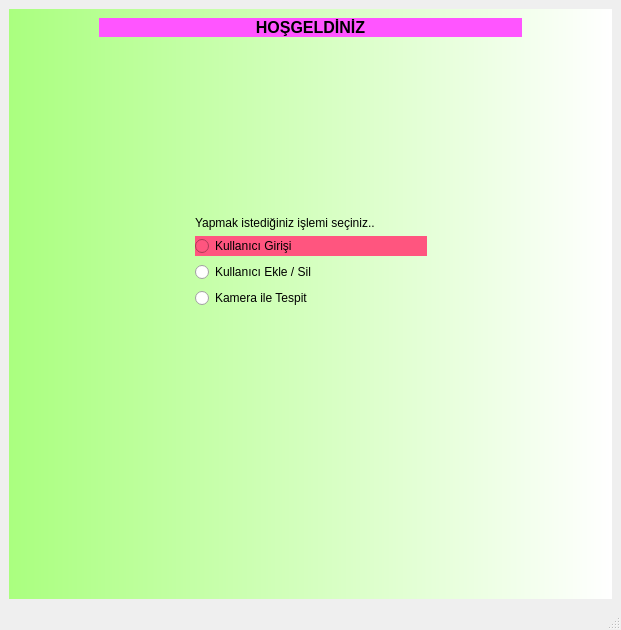
<?xml version="1.0" encoding="UTF-8"?>
<ui version="4.0">
 <class>MainWindow</class>
 <widget class="QMainWindow" name="MainWindow">
  <property name="geometry">
   <rect>
    <x>0</x>
    <y>0</y>
    <width>621</width>
    <height>630</height>
   </rect>
  </property>
  <property name="windowTitle">
   <string>MainWindow</string>
  </property>
  <widget class="QWidget" name="centralwidget">
   <layout class="QGridLayout" name="gridLayout">
    <item row="0" column="0">
     <widget class="QStackedWidget" name="stackedWidget">
      <property name="currentIndex">
       <number>0</number>
      </property>
      <widget class="QWidget" name="pageAnaSayfa">
       <property name="styleSheet">
        <string notr="true">#pageAnaSayfa{
	background-color: qlineargradient(spread:pad, x1:0, y1:0, x2:1, y2:0, stop:0 rgba(170, 255, 127, 255), stop:1 rgba(255, 255, 255, 255));
}</string>
       </property>
       <layout class="QGridLayout" name="gridLayout_2">
        <item row="1" column="4">
         <spacer name="horizontalSpacer">
          <property name="orientation">
           <enum>Qt::Horizontal</enum>
          </property>
          <property name="sizeHint" stdset="0">
           <size>
            <width>40</width>
            <height>20</height>
           </size>
          </property>
         </spacer>
        </item>
        <item row="1" column="1">
         <spacer name="horizontalSpacer_2">
          <property name="orientation">
           <enum>Qt::Horizontal</enum>
          </property>
          <property name="sizeHint" stdset="0">
           <size>
            <width>40</width>
            <height>20</height>
           </size>
          </property>
         </spacer>
        </item>
        <item row="1" column="0">
         <spacer name="horizontalSpacer_3">
          <property name="orientation">
           <enum>Qt::Horizontal</enum>
          </property>
          <property name="sizeHint" stdset="0">
           <size>
            <width>40</width>
            <height>20</height>
           </size>
          </property>
         </spacer>
        </item>
        <item row="7" column="2">
         <spacer name="verticalSpacer_2">
          <property name="orientation">
           <enum>Qt::Vertical</enum>
          </property>
          <property name="sizeHint" stdset="0">
           <size>
            <width>20</width>
            <height>40</height>
           </size>
          </property>
         </spacer>
        </item>
        <item row="1" column="2">
         <widget class="QWidget" name="widget" native="true">
          <property name="sizePolicy">
           <sizepolicy hsizetype="Expanding" vsizetype="Expanding">
            <horstretch>0</horstretch>
            <verstretch>0</verstretch>
           </sizepolicy>
          </property>
          <property name="minimumSize">
           <size>
            <width>250</width>
            <height>250</height>
           </size>
          </property>
          <layout class="QVBoxLayout" name="verticalLayout">
           <item>
            <spacer name="verticalSpacer">
             <property name="orientation">
              <enum>Qt::Vertical</enum>
             </property>
             <property name="sizeHint" stdset="0">
              <size>
               <width>20</width>
               <height>40</height>
              </size>
             </property>
            </spacer>
           </item>
           <item>
            <widget class="QLabel" name="label_3">
             <property name="text">
              <string>Yapmak istediğiniz işlemi seçiniz..</string>
             </property>
            </widget>
           </item>
           <item>
            <widget class="QRadioButton" name="radioButtonGiris">
             <property name="sizePolicy">
              <sizepolicy hsizetype="Expanding" vsizetype="Fixed">
               <horstretch>0</horstretch>
               <verstretch>0</verstretch>
              </sizepolicy>
             </property>
             <property name="styleSheet">
              <string notr="true">background-color: rgb(255, 85, 127);</string>
             </property>
             <property name="text">
              <string>Kullanıcı Girişi</string>
             </property>
            </widget>
           </item>
           <item>
            <widget class="QRadioButton" name="radioButtonEkle">
             <property name="text">
              <string>Kullanıcı Ekle / Sil</string>
             </property>
            </widget>
           </item>
           <item>
            <widget class="QRadioButton" name="radioButtonKamera">
             <property name="text">
              <string>Kamera ile Tespit</string>
             </property>
            </widget>
           </item>
          </layout>
         </widget>
        </item>
        <item row="1" column="3">
         <spacer name="horizontalSpacer_4">
          <property name="orientation">
           <enum>Qt::Horizontal</enum>
          </property>
          <property name="sizeHint" stdset="0">
           <size>
            <width>40</width>
            <height>20</height>
           </size>
          </property>
         </spacer>
        </item>
        <item row="0" column="1" colspan="3">
         <widget class="QLabel" name="labelBaslikGiris_2">
          <property name="sizePolicy">
           <sizepolicy hsizetype="Expanding" vsizetype="Preferred">
            <horstretch>0</horstretch>
            <verstretch>0</verstretch>
           </sizepolicy>
          </property>
          <property name="font">
           <font>
            <pointsize>12</pointsize>
            <weight>75</weight>
            <bold>true</bold>
           </font>
          </property>
          <property name="styleSheet">
           <string notr="true">background-color: rgb(255, 85, 255);</string>
          </property>
          <property name="text">
           <string>HOŞGELDİNİZ</string>
          </property>
          <property name="alignment">
           <set>Qt::AlignCenter</set>
          </property>
         </widget>
        </item>
       </layout>
      </widget>
      <widget class="QWidget" name="pageKullaniciGirisi">
       <property name="styleSheet">
        <string notr="true">#pageKullaniciGirisi{
	background-color: qlineargradient(spread:pad, x1:0, y1:0, x2:1, y2:0, stop:0 rgba(170, 255, 255, 255), stop:1 rgba(255, 255, 255, 255));
}</string>
       </property>
       <layout class="QGridLayout" name="gridLayout_4">
        <item row="1" column="1">
         <widget class="QWidget" name="widget_2" native="true">
          <layout class="QGridLayout" name="gridLayout_3">
           <item row="0" column="0">
            <widget class="QWidget" name="widget_3" native="true">
             <layout class="QGridLayout" name="gridLayout_8">
              <item row="1" column="3">
               <spacer name="horizontalSpacer_6">
                <property name="orientation">
                 <enum>Qt::Horizontal</enum>
                </property>
                <property name="sizeHint" stdset="0">
                 <size>
                  <width>40</width>
                  <height>20</height>
                 </size>
                </property>
               </spacer>
              </item>
              <item row="0" column="0">
               <spacer name="horizontalSpacer_5">
                <property name="orientation">
                 <enum>Qt::Horizontal</enum>
                </property>
                <property name="sizeHint" stdset="0">
                 <size>
                  <width>40</width>
                  <height>20</height>
                 </size>
                </property>
               </spacer>
              </item>
              <item row="0" column="1">
               <widget class="QLabel" name="label">
                <property name="text">
                 <string>Kullanıcı Adı : </string>
                </property>
               </widget>
              </item>
              <item row="1" column="1">
               <widget class="QLabel" name="label_2">
                <property name="text">
                 <string>Kullanıcı Parola : </string>
                </property>
               </widget>
              </item>
              <item row="0" column="2">
               <widget class="QLineEdit" name="lineEditKullaniciAd"/>
              </item>
              <item row="1" column="2">
               <widget class="QLineEdit" name="lineEditKullaniciParola">
                <property name="maximumSize">
                 <size>
                  <width>16777215</width>
                  <height>30</height>
                 </size>
                </property>
               </widget>
              </item>
             </layout>
            </widget>
           </item>
           <item row="3" column="0">
            <layout class="QHBoxLayout" name="horizontalLayoutBilgi">
             <item>
              <spacer name="horizontalSpacer_8">
               <property name="orientation">
                <enum>Qt::Horizontal</enum>
               </property>
               <property name="sizeHint" stdset="0">
                <size>
                 <width>40</width>
                 <height>20</height>
                </size>
               </property>
              </spacer>
             </item>
             <item>
              <widget class="QPushButton" name="pushButtonGiris">
               <property name="text">
                <string>GİRİŞ</string>
               </property>
              </widget>
             </item>
             <item>
              <widget class="QPushButton" name="pushButtonTemizleG">
               <property name="text">
                <string>TEMİZLE</string>
               </property>
              </widget>
             </item>
             <item>
              <spacer name="horizontalSpacer_11">
               <property name="orientation">
                <enum>Qt::Horizontal</enum>
               </property>
               <property name="sizeHint" stdset="0">
                <size>
                 <width>40</width>
                 <height>20</height>
                </size>
               </property>
              </spacer>
             </item>
            </layout>
           </item>
          </layout>
         </widget>
        </item>
        <item row="3" column="2">
         <spacer name="horizontalSpacer_9">
          <property name="orientation">
           <enum>Qt::Horizontal</enum>
          </property>
          <property name="sizeHint" stdset="0">
           <size>
            <width>40</width>
            <height>20</height>
           </size>
          </property>
         </spacer>
        </item>
        <item row="5" column="1">
         <spacer name="verticalSpacer_3">
          <property name="orientation">
           <enum>Qt::Vertical</enum>
          </property>
          <property name="sizeHint" stdset="0">
           <size>
            <width>20</width>
            <height>40</height>
           </size>
          </property>
         </spacer>
        </item>
        <item row="3" column="1">
         <widget class="QRadioButton" name="radioButtonAnaSayfaG">
          <property name="text">
           <string>Ana Sayfaya Dönmek için Seçiniz</string>
          </property>
         </widget>
        </item>
        <item row="2" column="1">
         <spacer name="verticalSpacer_4">
          <property name="orientation">
           <enum>Qt::Vertical</enum>
          </property>
          <property name="sizeType">
           <enum>QSizePolicy::Preferred</enum>
          </property>
          <property name="sizeHint" stdset="0">
           <size>
            <width>20</width>
            <height>60</height>
           </size>
          </property>
         </spacer>
        </item>
        <item row="1" column="0">
         <spacer name="horizontalSpacer_7">
          <property name="orientation">
           <enum>Qt::Horizontal</enum>
          </property>
          <property name="sizeHint" stdset="0">
           <size>
            <width>40</width>
            <height>20</height>
           </size>
          </property>
         </spacer>
        </item>
        <item row="0" column="1">
         <widget class="QLabel" name="labelBaslikGiris">
          <property name="sizePolicy">
           <sizepolicy hsizetype="Preferred" vsizetype="Minimum">
            <horstretch>0</horstretch>
            <verstretch>0</verstretch>
           </sizepolicy>
          </property>
          <property name="maximumSize">
           <size>
            <width>16777215</width>
            <height>40</height>
           </size>
          </property>
          <property name="text">
           <string>Kullanıcı Giriş Sayfası</string>
          </property>
          <property name="alignment">
           <set>Qt::AlignCenter</set>
          </property>
         </widget>
        </item>
        <item row="4" column="1">
         <widget class="QLabel" name="labelGiris">
          <property name="text">
           <string>Giriş Durumu </string>
          </property>
         </widget>
        </item>
       </layout>
      </widget>
      <widget class="QWidget" name="pageEkleSil">
       <property name="styleSheet">
        <string notr="true">#pageEkleSil{
	background-color: qlineargradient(spread:pad, x1:0, y1:0, x2:1, y2:0, stop:0 rgba(202, 138, 255, 255), stop:1 rgba(255, 255, 255, 255));
}</string>
       </property>
       <layout class="QGridLayout" name="gridLayout_9">
        <item row="0" column="0">
         <widget class="QLabel" name="labelBaslikEkleSil">
          <property name="text">
           <string>Kullanıcı Ekle/Sil Sayfası</string>
          </property>
          <property name="alignment">
           <set>Qt::AlignCenter</set>
          </property>
         </widget>
        </item>
        <item row="1" column="0">
         <widget class="QTabWidget" name="tabWidgetEkleSil">
          <property name="styleSheet">
           <string notr="true">background-color: rgba(255, 255, 255,0);</string>
          </property>
          <property name="currentIndex">
           <number>0</number>
          </property>
          <widget class="QWidget" name="tabEkle">
           <property name="styleSheet">
            <string notr="true">background-color: rgba(255, 255, 255,0);</string>
           </property>
           <attribute name="title">
            <string>Kullanıcı Ekle</string>
           </attribute>
           <layout class="QGridLayout" name="gridLayout_10">
            <item row="0" column="3">
             <widget class="QLineEdit" name="lineEdit">
              <property name="text">
               <string>Kullanıcı Ekle</string>
              </property>
             </widget>
            </item>
            <item row="1" column="2">
             <widget class="QTextEdit" name="textEditKullaniciAdE">
              <property name="maximumSize">
               <size>
                <width>16777215</width>
                <height>25</height>
               </size>
              </property>
              <property name="html">
               <string>&lt;!DOCTYPE HTML PUBLIC &quot;-//W3C//DTD HTML 4.0//EN&quot; &quot;http://www.w3.org/TR/REC-html40/strict.dtd&quot;&gt;
&lt;html&gt;&lt;head&gt;&lt;meta name=&quot;qrichtext&quot; content=&quot;1&quot; /&gt;&lt;style type=&quot;text/css&quot;&gt;
p, li { white-space: pre-wrap; }
&lt;/style&gt;&lt;/head&gt;&lt;body style=&quot; font-family:'MS Shell Dlg 2'; font-size:7.8pt; font-weight:400; font-style:normal;&quot;&gt;
&lt;p style=&quot; margin-top:0px; margin-bottom:0px; margin-left:0px; margin-right:0px; -qt-block-indent:0; text-indent:0px;&quot;&gt;&lt;span style=&quot; font-weight:600;&quot;&gt;Kullanıcı Adı : &lt;/span&gt;&lt;/p&gt;&lt;/body&gt;&lt;/html&gt;</string>
              </property>
             </widget>
            </item>
            <item row="8" column="2">
             <spacer name="verticalSpacer_5">
              <property name="orientation">
               <enum>Qt::Vertical</enum>
              </property>
              <property name="sizeHint" stdset="0">
               <size>
                <width>20</width>
                <height>40</height>
               </size>
              </property>
             </spacer>
            </item>
            <item row="2" column="3" colspan="2">
             <widget class="QLineEdit" name="lineEditKullaniciParolaE"/>
            </item>
            <item row="9" column="2" colspan="3">
             <widget class="QRadioButton" name="radioButtonAnaSayfaE">
              <property name="sizePolicy">
               <sizepolicy hsizetype="Minimum" vsizetype="Fixed">
                <horstretch>0</horstretch>
                <verstretch>0</verstretch>
               </sizepolicy>
              </property>
              <property name="text">
               <string>Ana Sayfaya Dönmek için Seçiniz</string>
              </property>
             </widget>
            </item>
            <item row="4" column="2">
             <spacer name="verticalSpacer_7">
              <property name="orientation">
               <enum>Qt::Vertical</enum>
              </property>
              <property name="sizeHint" stdset="0">
               <size>
                <width>20</width>
                <height>60</height>
               </size>
              </property>
             </spacer>
            </item>
            <item row="5" column="3" colspan="2">
             <widget class="QCheckBox" name="checkBoxKayitOnay">
              <property name="text">
               <string>Girdiğim bilgileri onaylıyorum</string>
              </property>
             </widget>
            </item>
            <item row="2" column="2">
             <widget class="QTextEdit" name="textEditParolaE">
              <property name="maximumSize">
               <size>
                <width>16777215</width>
                <height>25</height>
               </size>
              </property>
              <property name="html">
               <string>&lt;!DOCTYPE HTML PUBLIC &quot;-//W3C//DTD HTML 4.0//EN&quot; &quot;http://www.w3.org/TR/REC-html40/strict.dtd&quot;&gt;
&lt;html&gt;&lt;head&gt;&lt;meta name=&quot;qrichtext&quot; content=&quot;1&quot; /&gt;&lt;style type=&quot;text/css&quot;&gt;
p, li { white-space: pre-wrap; }
&lt;/style&gt;&lt;/head&gt;&lt;body style=&quot; font-family:'MS Shell Dlg 2'; font-size:7.8pt; font-weight:400; font-style:normal;&quot;&gt;
&lt;p style=&quot; margin-top:0px; margin-bottom:0px; margin-left:0px; margin-right:0px; -qt-block-indent:0; text-indent:0px;&quot;&gt;&lt;span style=&quot; font-weight:600;&quot;&gt;Kullanıcı Parola : &lt;/span&gt;&lt;/p&gt;&lt;/body&gt;&lt;/html&gt;</string>
              </property>
             </widget>
            </item>
            <item row="3" column="5">
             <spacer name="horizontalSpacer_15">
              <property name="orientation">
               <enum>Qt::Horizontal</enum>
              </property>
              <property name="sizeHint" stdset="0">
               <size>
                <width>80</width>
                <height>20</height>
               </size>
              </property>
             </spacer>
            </item>
            <item row="3" column="3">
             <widget class="QLineEdit" name="lineEditSehir">
              <property name="maximumSize">
               <size>
                <width>200</width>
                <height>16777215</height>
               </size>
              </property>
             </widget>
            </item>
            <item row="1" column="3" colspan="2">
             <widget class="QLineEdit" name="lineEditKullaniciAdE"/>
            </item>
            <item row="3" column="2">
             <widget class="QTextEdit" name="textEditSehir">
              <property name="maximumSize">
               <size>
                <width>16777215</width>
                <height>25</height>
               </size>
              </property>
              <property name="html">
               <string>&lt;!DOCTYPE HTML PUBLIC &quot;-//W3C//DTD HTML 4.0//EN&quot; &quot;http://www.w3.org/TR/REC-html40/strict.dtd&quot;&gt;
&lt;html&gt;&lt;head&gt;&lt;meta name=&quot;qrichtext&quot; content=&quot;1&quot; /&gt;&lt;style type=&quot;text/css&quot;&gt;
p, li { white-space: pre-wrap; }
&lt;/style&gt;&lt;/head&gt;&lt;body style=&quot; font-family:'MS Shell Dlg 2'; font-size:7.8pt; font-weight:400; font-style:normal;&quot;&gt;
&lt;p style=&quot; margin-top:0px; margin-bottom:0px; margin-left:0px; margin-right:0px; -qt-block-indent:0; text-indent:0px;&quot;&gt;&lt;span style=&quot; font-weight:600;&quot;&gt;Kayıtı İl : &lt;/span&gt;&lt;/p&gt;&lt;/body&gt;&lt;/html&gt;</string>
              </property>
             </widget>
            </item>
            <item row="7" column="0">
             <spacer name="horizontalSpacer_17">
              <property name="orientation">
               <enum>Qt::Horizontal</enum>
              </property>
              <property name="sizeHint" stdset="0">
               <size>
                <width>40</width>
                <height>20</height>
               </size>
              </property>
             </spacer>
            </item>
            <item row="7" column="2" colspan="3">
             <layout class="QHBoxLayout" name="horizontalLayoutKontrol_10">
              <item>
               <spacer name="horizontalSpacer_25">
                <property name="orientation">
                 <enum>Qt::Horizontal</enum>
                </property>
                <property name="sizeHint" stdset="0">
                 <size>
                  <width>40</width>
                  <height>20</height>
                 </size>
                </property>
               </spacer>
              </item>
              <item>
               <widget class="QPushButton" name="pushButtonKayit">
                <property name="text">
                 <string>KAYIT OL</string>
                </property>
               </widget>
              </item>
              <item>
               <widget class="QPushButton" name="pushButtonTemizleE">
                <property name="text">
                 <string>TEMİZLE</string>
                </property>
               </widget>
              </item>
              <item>
               <spacer name="horizontalSpacer_26">
                <property name="orientation">
                 <enum>Qt::Horizontal</enum>
                </property>
                <property name="sizeHint" stdset="0">
                 <size>
                  <width>40</width>
                  <height>20</height>
                 </size>
                </property>
               </spacer>
              </item>
             </layout>
            </item>
            <item row="5" column="2">
             <widget class="QLabel" name="labelEkle">
              <property name="minimumSize">
               <size>
                <width>0</width>
                <height>0</height>
               </size>
              </property>
              <property name="styleSheet">
               <string notr="true">color: rgb(255, 0, 0);</string>
              </property>
              <property name="text">
               <string>Karşılaştırma Sonucu</string>
              </property>
             </widget>
            </item>
            <item row="3" column="4">
             <widget class="QComboBox" name="comboBoxSehir"/>
            </item>
            <item row="2" column="0">
             <spacer name="horizontalSpacer_18">
              <property name="orientation">
               <enum>Qt::Horizontal</enum>
              </property>
              <property name="sizeHint" stdset="0">
               <size>
                <width>80</width>
                <height>0</height>
               </size>
              </property>
             </spacer>
            </item>
           </layout>
          </widget>
          <widget class="QWidget" name="tabSil">
           <property name="styleSheet">
            <string notr="true">background-color: rgba(255, 255, 255,0);</string>
           </property>
           <attribute name="title">
            <string>Kullanıcı Sil</string>
           </attribute>
           <layout class="QGridLayout" name="gridLayout_11">
            <item row="1" column="1">
             <widget class="QTextEdit" name="textEditKullaniciAdS">
              <property name="maximumSize">
               <size>
                <width>16777215</width>
                <height>25</height>
               </size>
              </property>
              <property name="html">
               <string>&lt;!DOCTYPE HTML PUBLIC &quot;-//W3C//DTD HTML 4.0//EN&quot; &quot;http://www.w3.org/TR/REC-html40/strict.dtd&quot;&gt;
&lt;html&gt;&lt;head&gt;&lt;meta name=&quot;qrichtext&quot; content=&quot;1&quot; /&gt;&lt;style type=&quot;text/css&quot;&gt;
p, li { white-space: pre-wrap; }
&lt;/style&gt;&lt;/head&gt;&lt;body style=&quot; font-family:'MS Shell Dlg 2'; font-size:7.8pt; font-weight:400; font-style:normal;&quot;&gt;
&lt;p style=&quot; margin-top:0px; margin-bottom:0px; margin-left:0px; margin-right:0px; -qt-block-indent:0; text-indent:0px;&quot;&gt;&lt;span style=&quot; font-weight:600;&quot;&gt;Kullanıcı Adı : &lt;/span&gt;&lt;/p&gt;&lt;/body&gt;&lt;/html&gt;</string>
              </property>
             </widget>
            </item>
            <item row="2" column="2">
             <widget class="QLineEdit" name="lineEditKullaniciParolaS"/>
            </item>
            <item row="0" column="2">
             <widget class="QLineEdit" name="lineEdit_2">
              <property name="text">
               <string>Kullanıcı Sil</string>
              </property>
             </widget>
            </item>
            <item row="2" column="0">
             <spacer name="horizontalSpacer_12">
              <property name="orientation">
               <enum>Qt::Horizontal</enum>
              </property>
              <property name="sizeHint" stdset="0">
               <size>
                <width>100</width>
                <height>20</height>
               </size>
              </property>
             </spacer>
            </item>
            <item row="2" column="3">
             <spacer name="horizontalSpacer_10">
              <property name="orientation">
               <enum>Qt::Horizontal</enum>
              </property>
              <property name="sizeHint" stdset="0">
               <size>
                <width>40</width>
                <height>20</height>
               </size>
              </property>
             </spacer>
            </item>
            <item row="2" column="1">
             <widget class="QTextEdit" name="textEditParolaS">
              <property name="maximumSize">
               <size>
                <width>16777215</width>
                <height>25</height>
               </size>
              </property>
              <property name="html">
               <string>&lt;!DOCTYPE HTML PUBLIC &quot;-//W3C//DTD HTML 4.0//EN&quot; &quot;http://www.w3.org/TR/REC-html40/strict.dtd&quot;&gt;
&lt;html&gt;&lt;head&gt;&lt;meta name=&quot;qrichtext&quot; content=&quot;1&quot; /&gt;&lt;style type=&quot;text/css&quot;&gt;
p, li { white-space: pre-wrap; }
&lt;/style&gt;&lt;/head&gt;&lt;body style=&quot; font-family:'MS Shell Dlg 2'; font-size:7.8pt; font-weight:400; font-style:normal;&quot;&gt;
&lt;p style=&quot; margin-top:0px; margin-bottom:0px; margin-left:0px; margin-right:0px; -qt-block-indent:0; text-indent:0px;&quot;&gt;&lt;span style=&quot; font-weight:600;&quot;&gt;Kullanıcı Parola : &lt;/span&gt;&lt;/p&gt;&lt;/body&gt;&lt;/html&gt;</string>
              </property>
             </widget>
            </item>
            <item row="4" column="1">
             <widget class="QLabel" name="labelSil">
              <property name="styleSheet">
               <string notr="true">color: rgb(255, 0, 0);</string>
              </property>
              <property name="text">
               <string>Karşılaştırma Sonucu</string>
              </property>
             </widget>
            </item>
            <item row="7" column="1">
             <spacer name="verticalSpacer_6">
              <property name="orientation">
               <enum>Qt::Vertical</enum>
              </property>
              <property name="sizeHint" stdset="0">
               <size>
                <width>20</width>
                <height>40</height>
               </size>
              </property>
             </spacer>
            </item>
            <item row="8" column="1">
             <widget class="QRadioButton" name="radioButtonAnaSayfaS">
              <property name="text">
               <string>Ana Sayfaya Dönmek için Seçiniz</string>
              </property>
             </widget>
            </item>
            <item row="9" column="1">
             <spacer name="horizontalSpacer_16">
              <property name="orientation">
               <enum>Qt::Horizontal</enum>
              </property>
              <property name="sizeHint" stdset="0">
               <size>
                <width>40</width>
                <height>20</height>
               </size>
              </property>
             </spacer>
            </item>
            <item row="6" column="1" colspan="2">
             <layout class="QHBoxLayout" name="horizontalLayoutKontrol_11">
              <item>
               <spacer name="horizontalSpacer_27">
                <property name="orientation">
                 <enum>Qt::Horizontal</enum>
                </property>
                <property name="sizeHint" stdset="0">
                 <size>
                  <width>40</width>
                  <height>20</height>
                 </size>
                </property>
               </spacer>
              </item>
              <item>
               <widget class="QPushButton" name="pushButtonSil">
                <property name="text">
                 <string>SİL</string>
                </property>
               </widget>
              </item>
              <item>
               <widget class="QPushButton" name="pushButtonTemizleS">
                <property name="text">
                 <string>TEMİZLE</string>
                </property>
               </widget>
              </item>
              <item>
               <spacer name="horizontalSpacer_28">
                <property name="orientation">
                 <enum>Qt::Horizontal</enum>
                </property>
                <property name="sizeHint" stdset="0">
                 <size>
                  <width>40</width>
                  <height>20</height>
                 </size>
                </property>
               </spacer>
              </item>
             </layout>
            </item>
            <item row="1" column="2">
             <widget class="QLineEdit" name="lineEditKullaniciAdS"/>
            </item>
            <item row="3" column="1">
             <spacer name="verticalSpacer_8">
              <property name="orientation">
               <enum>Qt::Vertical</enum>
              </property>
              <property name="sizeHint" stdset="0">
               <size>
                <width>20</width>
                <height>100</height>
               </size>
              </property>
             </spacer>
            </item>
            <item row="6" column="0">
             <spacer name="horizontalSpacer_13">
              <property name="orientation">
               <enum>Qt::Horizontal</enum>
              </property>
              <property name="sizeHint" stdset="0">
               <size>
                <width>40</width>
                <height>20</height>
               </size>
              </property>
             </spacer>
            </item>
           </layout>
          </widget>
         </widget>
        </item>
       </layout>
      </widget>
      <widget class="QWidget" name="pageKamera">
       <layout class="QGridLayout" name="gridLayout_12">
        <item row="0" column="0">
         <widget class="QLabel" name="labelBaslikKamera">
          <property name="text">
           <string>Kamera Kontrol Sistemi</string>
          </property>
         </widget>
        </item>
        <item row="1" column="0">
         <widget class="QLabel" name="image_labelKamera">
          <property name="minimumSize">
           <size>
            <width>487</width>
            <height>397</height>
           </size>
          </property>
          <property name="styleSheet">
           <string notr="true">background-color: rgb(161, 255, 255);
border: 5px solid rgb(158, 175, 177);
border-radius: 10px ;</string>
          </property>
          <property name="text">
           <string>Kamera Alanı</string>
          </property>
          <property name="alignment">
           <set>Qt::AlignCenter</set>
          </property>
         </widget>
        </item>
        <item row="2" column="0">
         <widget class="QPushButton" name="pushButtonBaslat">
          <property name="text">
           <string>BAŞLAT</string>
          </property>
         </widget>
        </item>
        <item row="3" column="0">
         <widget class="QRadioButton" name="radioButtonAnaSayfaK">
          <property name="text">
           <string>Ana Sayfaya Dönmek için Seçiniz..</string>
          </property>
          <property name="checked">
           <bool>false</bool>
          </property>
          <property name="autoExclusive">
           <bool>true</bool>
          </property>
         </widget>
        </item>
       </layout>
      </widget>
     </widget>
    </item>
   </layout>
  </widget>
  <widget class="QMenuBar" name="menubar">
   <property name="geometry">
    <rect>
     <x>0</x>
     <y>0</y>
     <width>621</width>
     <height>26</height>
    </rect>
   </property>
  </widget>
  <widget class="QStatusBar" name="statusbar"/>
 </widget>
 <resources/>
 <connections/>
</ui>
